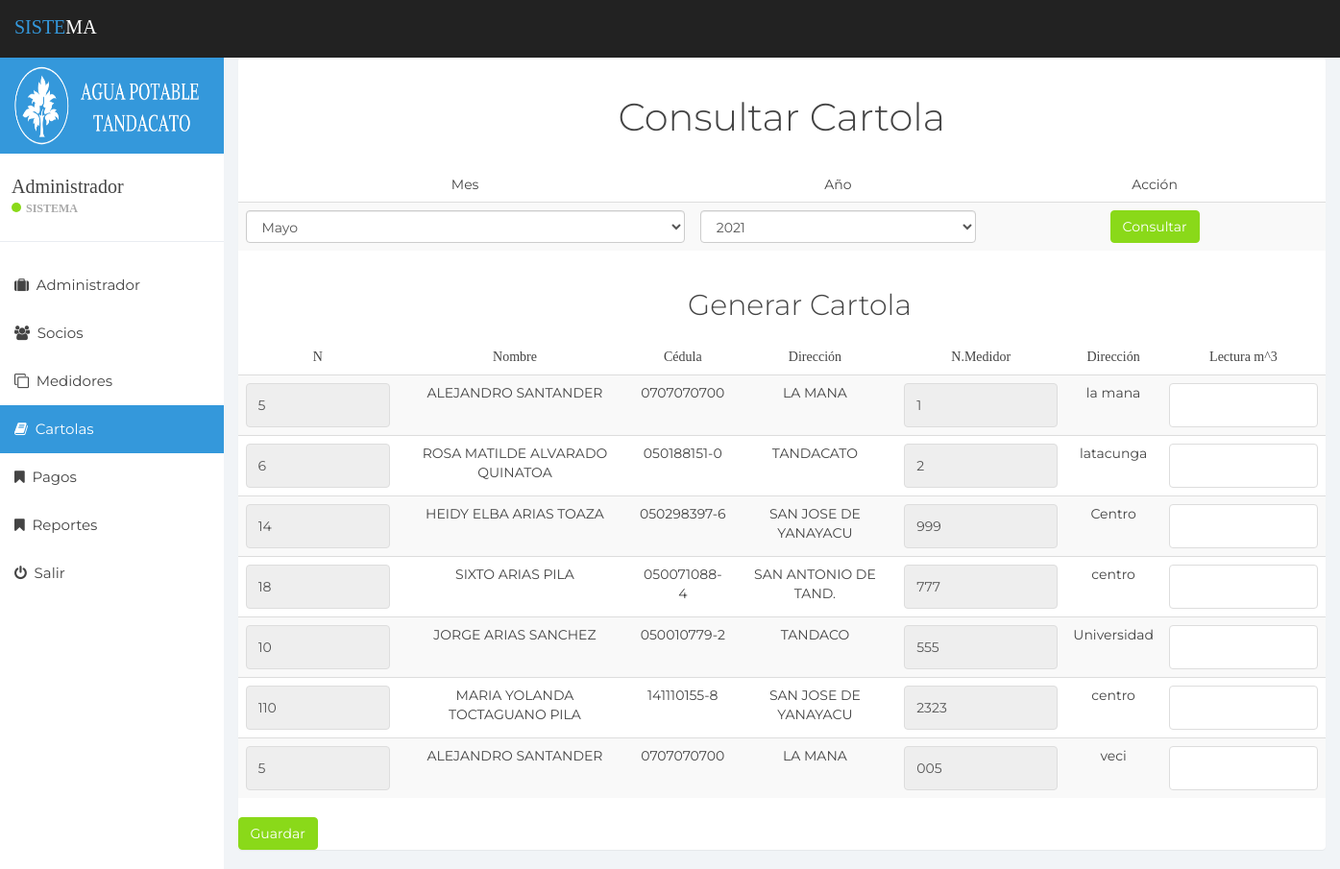
Page /Views/Cartolas/crear.php (signed in) on the committed database.
### tables this page shows
CREATE TABLE IF NOT EXISTS `medidor` (
`id_medidor` int(11) NOT NULL,
  `numero_medidor` varchar(255) NOT NULL,
  `direccion_medidor` varchar(255) NOT NULL,
  `id_socio` int(11) NOT NULL
);

CREATE TABLE IF NOT EXISTS `socio` (
`id_socio` int(11) NOT NULL,
  `nombre_socio` varchar(255) NOT NULL,
  `apellido_socio` varchar(255) NOT NULL,
  `cedula_socio` varchar(255) NOT NULL,
  `direccion_socio` varchar(255) NOT NULL
);

### Views/Cartolas/crear.php (the view, shortened to what this page needs)
<?php include("Inicio.php"); ?>
<br>
<h1 align="center">Consultar Cartola</h1><br>
<section>
  <form action="crear.php" method="POST">
    <table class="table table-striped table-hove">
      <thead>
        <tr>
          <td align="center" > Mes</td>
          <td align="center">Año</td>
          <td align="center">Acción</td>
        </tr>
      </thead>
      <tbody>
        <tr>
          <td align="center"><select class="form-control" name="mes" id="mes" onchange="javascript:Seleccionar();">
              <option value="mayo">Mayo</option>
            </select></td>
            <td><select class="form-control" name="anio" id="anio">
              <option value="<?php echo date("Y");?>" selected><?php echo date("Y");?></option>
            </select></td>
            <td align="center"><button class="btn btn-success"> Consultar</button></td>
        </tr>
      </tbody>
    </table>
  </form>
  <form action="controlador.php" method="POST" id="ver_cartola" style="display: block;">
    <div class="container">
    <div class="row">
      <div class="col-12">
        <?php
        echo "<h2 align='center'>Generar Cartola </h2>";
        ?>
      </div>
    </div>
    </div>
    <table class="table table-striped table-hove">
      <thead>
        <tr>
        <td align="center" style="font-family: cursive;">N</td>
          <td align="center" style="font-family: cursive;">Nombre</td>
          <td align="center" style="font-family: cursive;">Cédula</td>
          <td align="center" style="font-family: cursive;">Dirección</td>
          <td align="center" style="font-family: cursive;">N.Medidor</td>
          <td align="center" style="font-family: cursive;">Dirección</td>
          <td align="center" style="font-family: cursive;">Lectura m^3</td>
        </tr>
      </thead>
      <tbody>
        <?php
        include "conection.php";
          $sentencia = "SELECT m.id_medidor, m.numero_medidor, m.direccion_medidor, m.id_socio,
                          s.id_socio, s.nombre_socio,CONCAT (s.nombre_socio, ' ',s.apellido_socio) AS nombre_completo, s.cedula_socio, s.direccion_socio
                          FROM medidor m
                          INNER JOIN socio s ON m.id_socio=s.id_socio ";
        $query = mysqli_query($concection, $sentencia);
        while ($row = mysqli_fetch_assoc($query)) { ?>
          <tr>
            <td ><input type="text" readonly class="form-control" name="id[]" value="<?php echo $row['id_socio']; ?>" required></td>
            <td align="center" name="<?php echo $row['nombre_socio']; ?>"><?php echo $row['nombre_completo']; ?></td>
            <td align="center"><?php echo $row['cedula_socio']; ?></td>
            <td align="center"><?php echo $row['direccion_socio']; ?></td>
            <td align="center"><input type="text" readonly class="form-control" name="numMedidor[]" value="<?php echo $row['numero_medidor']; ?>" required></td>
            <td align="center"><?php echo $row['direccion_medidor']; ?></td>
            <td align="center"><input type="text" name="monto[]" id="monto<?php echo $row['numero_medidor']; ?>" class="form-control"  required onkeypress="return validar_numeros(event)" onblur="validator(this.value,this.id);"></td>
          </tr>
        <?php
        }
        ?>
      </tbody>
    </table>
    <button type="submit" id="btnCreateCartola" class="btn btn-success">Guardar</button>
  </form>
</section>
<?php include("Fin.php"); ?>

### Views/Cartolas/css/styles.css (style rules this page uses)
body { background: #f1f4f7; padding-top: 60px; font-size: 14px; color: #444444; font-family: "Montserrat", "Helvetica Neue", Helvetica, Arial, sans-serif; }
h1, h2, h3, h4, h5, h6 { color: #444444; }
h1 { font-weight: 300; font-size: 40px; }
h2 { font-weight: 300; margin-bottom: 20px; }
input.form-control { border: 1px solid #ddd; box-shadow: none; height: 46px; }
.btn-success, .btn-success:hover, .btn-success:focus, .btn-success:active, .btn-success.active, .open > .dropdown-toggle.btn-success, .btn-success.disabled, .btn-success[disabled], fieldset[disabled] .btn-success, .btn-success.disabled:hover, .btn-success[disabled]:hover, fieldset[disabled] .btn-success:hover, .btn-success.disabled:focus, .btn-success[disabled]:focus, fieldset[disabled] .btn-success:focus, .btn-success.disabled:active, .btn-success[disabled]:active, fieldset[disabled] .btn-success:active, .btn-success.disabled.active, .btn-success[disabled].active, fieldset[disabled] .btn-success.active { background-color: #8ad919; border-color: #8ad919; }
.table { background: #fff; }

### rows in the picture
medidor: id_socio.id_socio "5", nombre_completo "ALEJANDRO SANTANDER", id_socio.cedula_socio "0707070700", id_socio.direccion_socio "LA MANA", numero_medidor "1", direccion_medidor "la mana"
medidor: id_socio.id_socio "6", nombre_completo "ROSA MATILDE ALVARADO QUINATOA", id_socio.cedula_socio "050188151-0", id_socio.direccion_socio "TANDACATO", numero_medidor "2", direccion_medidor "latacunga"
medidor: id_socio.id_socio "14", nombre_completo "HEIDY ELBA ARIAS TOAZA", id_socio.cedula_socio "050298397-6", id_socio.direccion_socio "SAN JOSE DE YANAYACU", numero_medidor "999", direccion_medidor "Centro"
medidor: id_socio.id_socio "18", nombre_completo "SIXTO ARIAS PILA", id_socio.cedula_socio "050071088-4", id_socio.direccion_socio "SAN ANTONIO DE TAND.", numero_medidor "777", direccion_medidor "centro"
medidor: id_socio.id_socio "10", nombre_completo "JORGE ARIAS SANCHEZ", id_socio.cedula_socio "050010779-2", id_socio.direccion_socio "TANDACO", numero_medidor "555", direccion_medidor "Universidad"
medidor: id_socio.id_socio "110", nombre_completo "MARIA YOLANDA TOCTAGUANO PILA", id_socio.cedula_socio "141110155-8", id_socio.direccion_socio "SAN JOSE DE YANAYACU", numero_medidor "2323", direccion_medidor "centro"
medidor: id_socio.id_socio "5", nombre_completo "ALEJANDRO SANTANDER", id_socio.cedula_socio "0707070700", id_socio.direccion_socio "LA MANA", numero_medidor "005", direccion_medidor "veci"

### other values in the picture
form field anio "2021"
